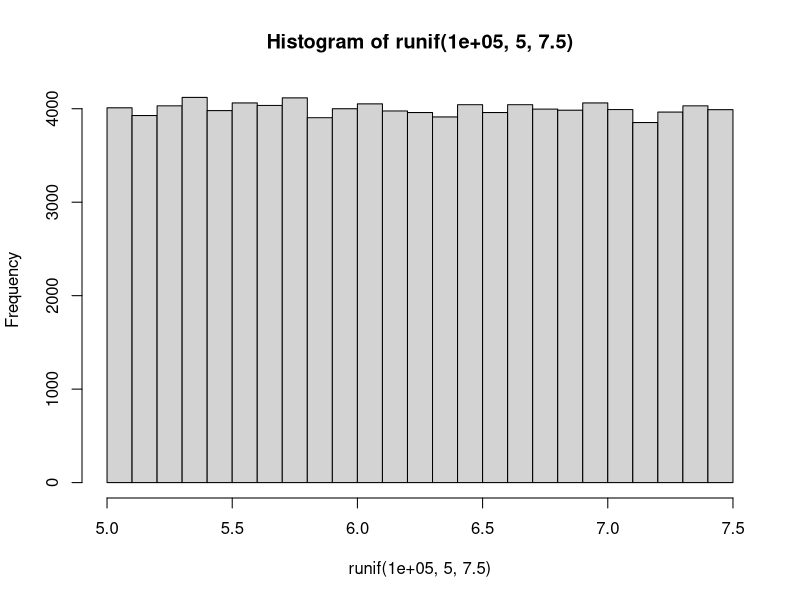

Source code (R):
## ---- chunk 1
knitr::opts_chunk$set(echo = TRUE)
## ---- chunk 2
sample(1:10, 1)
sample(1:10, 10)
sort(sample(1:10, 10))
sample(10:1,1)
sample(10:1.5,1)
sample(2:1.5,1) 
sample(0,0,1)
sample(1:10, 11, replace=T) 
table(sample(1:10, 100, replace=T))
## ---- chunk 3
mean(table(sample(1:10, 100, replace=T)))
mean(sample(1:10, 100, replace=T))
table(sample(1:10, 1000, replace=T)) 
table(sample(1:10, 1000000, replace=T))
## ---- chunk 4
sd(sample(1:10, 1000, replace=T))
var(sample(1:10, 1000, replace=T))
## ---- chunk 5
runif(1, 5.0, 7.5) 
runif(100, 5.0, 7.5)
min(runif(1000, 5.0, 7.5))   # display the minimum
hist(runif(100000,5.0,7.5))  # display the frequency of number as histogram
## ---- chunk 6
dbinom(4, size=12, prob=0.2)
## ---- chunk 7
dbinom(0, size=12, prob=0.2) + 
+ dbinom(1, size=12, prob=0.2) + 
+ dbinom(2, size=12, prob=0.2) + 
+ dbinom(3, size=12, prob=0.2) + 
+ dbinom(4, size=12, prob=0.2) 
